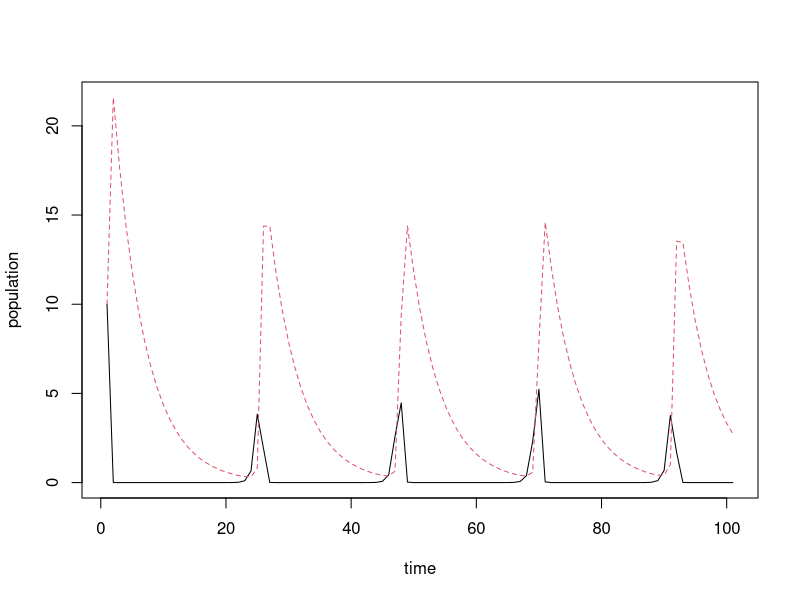
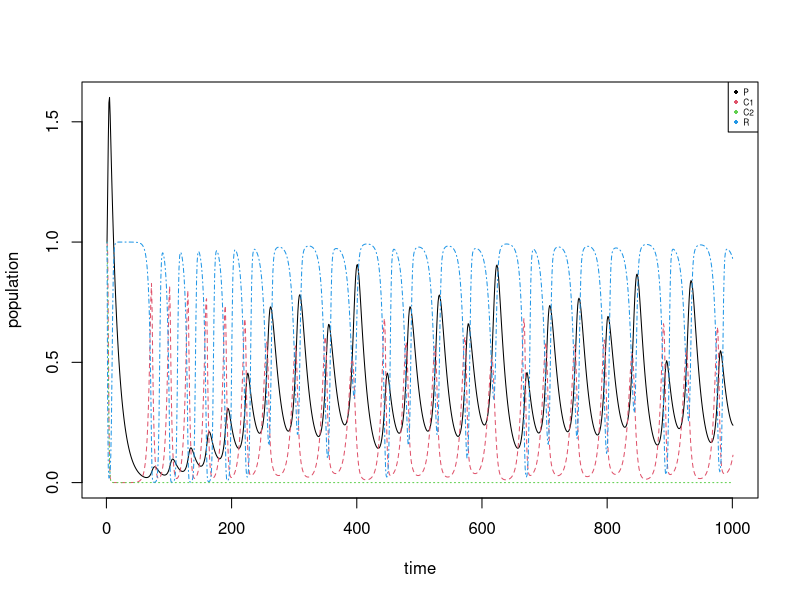

Write R code to recreate these figures, in order. (Note: this script raises an error after producing the figures.)
## ---- chunk 1
library(tidyverse); library(deSolve)
## ---- chunk 2
LotVmod <- function (Time, State, Pars) {
    with(as.list(c(State, Pars)), {
        dx = x*(alpha - beta*y)
        dy = -y*(gamma - delta*x)
        return(list(c(dx, dy)))
    })
}
 
Pars <- c(alpha = 2, beta = .5, gamma = .2, delta = .6)
State <- c(x = 10, y = 10)
Time <- seq(0, 100, by = 1)
 
out <- as.data.frame(ode(func = LotVmod, y = State, parms = Pars, times = Time))
 
matplot(out[,-1], type = "l", xlab = "time", ylab = "population")
## ---- chunk 3
VassFox <- function (Time, State, Pars) {
    with(as.list(c(State, Pars)), {
      #M_C1_j = M_C1_0 * exp()
      #M_C2_j = M_C2_0 * exp()
      
      dP = - (M_P * P) + ( ( (J_P * P) * ( (O_P_C1 * C1) + ( (1 - O_P_C1) * C2) ) ) / ( (O_P_C1 * C1) + ((1 - O_P_C1) * C2) + C_0) ) 
      dC1 = - (M_C1_0 * C1) + ( (O_C1_R * J_C1 * C1 * R) / (R + R_0_1) ) - ( (O_P_C1 * J_P * P * C1) / ( (O_P_C1 * C1) + ((1 - O_P_C1) * C2) + C_0) )
      dC2 = - (M_C2_0 * C2) + ( (O_C2_R * J_C2 * C2 * R) / (R + R_0_2) ) - ( (O_P_C1 * J_P * P * C2) / ( (O_P_C1 * C1) + ((1 - O_P_C1) * C2) + C_0) )
      dR = r * R * (1 - (R / K)) - ( (O_C1_R * J_C1 * C1 * R) / (R + R_0_1) ) - ( (O_C2_R * J_C2 * C2 * R) / (R + R_0_2) )
      
      return(list(c(dP, dC1, dC2, dR)))
      
    })
}


# from Table 1
pars <- c(
  # resource intrinsic rate of growth
  r = 1.0,
  # resource carrying capacity
  K = 1.0,
  # consumer 1 ingestion rate
  J_C1 = 0.8036,
  # consumer 2 ingestion rate
  J_C2 = 0.7,
  # predator ingestion rate
  J_P = 0.4,
  # medial consumer 1 mortality rate
  M_C1_0 = 0.4,
  # medial consumer 2 mortality rate
  M_C2_0 = 0.2,
  # predator mortality rate
  M_P = 0.08,
  # half saturation constant
  R_0_1 = 0.16129,
  R_0_2 = 0.9,
  C_0 = 0.5,
  # preference coefficient
  O_P_C1 = 0.92,
  O_C1_R = 1.0,
  O_C2_R = 0.98
)

State <- c(P = 1, C1 = 1, C2 = 1, R = 1)
Time <- seq(0, 1000, by = 1)
 
VF_out <- as.data.frame(ode(func = VassFox, y = State, parms = pars, times = Time))
plot.new()
matplot(VF_out[,-1], type = "l", xlab = "time", ylab = "population"); legend("topright", legend = c("P", "C1", "C2", "R"), col = 1:4, cex = 0.5, pch = 16)
## ---- chunk 4
VassFox_Cvar <- function (Time, State, Pars) {
    with(as.list(c(State, Pars)), {
      #M_C1_j = M_C1_0 * exp()
      #M_C2_j = M_C2_0 * exp()
      
      dP = - (M_P * P) + ( ( (J_P * P) * ( (O_P_C1 * C1) + ( (1 - O_P_C1) * C2) ) ) / ( (O_P_C1 * C1) + ((1 - O_P_C1) * C2) + C_0) ) 
      dC1 = - (M_C1 * C1) + ( (O_C1_R * J_C1 * C1 * R) / (R + R_0_1) ) - ( (O_P_C1 * J_P * P * C1) / ( (O_P_C1 * C1) + ((1 - O_P_C1) * C2) + C_0) )
      dC2 = - (M_C2 * C2) + ( (O_C2_R * J_C2 * C2 * R) / (R + R_0_2) ) - ( (O_P_C1 * J_P * P * C2) / ( (O_P_C1 * C1) + ((1 - O_P_C1) * C2) + C_0) )
      dR = r * R * (1 - (R / K)) - ( (O_C1_R * J_C1 * C1 * R) / (R + R_0_1) ) - ( (O_C2_R * J_C2 * C2 * R) / (R + R_0_2) )
      
      return(list(c(dP, dC1, dC2, dR)))
      
    })
}


sigma <- 0.55
ro <- 0.75

z <- matrix(data = rnorm(n = 2*1000, mean = 0, sd = 1), nrow = 2)
cholesky <- matrix(data = c(sigma^2, ro * (sigma ^2), ro * (sigma ^2), sigma ^2), 
                   nrow = 2)
g <- cholesky %*% z

eventfun <- function(t, y, M_C1_0, M_C2_0, g) {
  with (as.list(y),{
    M_C1 <- M_C1_0 * g[1,]
    M_C2 <- M_C2_0 * g[2,]
    return(c(M_C1, M_C2))
  })
}

# from Table 1
pars <- c(
  # resource intrinsic rate of growth
  r = 1.0,
  # resource carrying capacity
  K = 1.0,
  # consumer 1 ingestion rate
  J_C1 = 0.8036,
  # consumer 2 ingestion rate
  J_C2 = 0.7,
  # predator ingestion rate
  J_P = 0.4,
  # medial consumer 1 mortality rate
  M_C1_0 = 0.4,
  M_C1 = 0,
  # medial consumer 2 mortality rate
  M_C2_0 = 0.2,
  M_C2 = 0,
  # predator mortality rate
  M_P = 0.08,
  # half saturation constant
  R_0_1 = 0.16129,
  R_0_2 = 0.9,
  C_0 = 0.5,
  # preference coefficient
  O_P_C1 = 0.92,
  O_C1_R = 1.0,
  O_C2_R = 0.98
)

State <- c(P = 1, C1 = 1, C2 = 1, R = 1)
Time <- seq(0, 1000, by = 1)
eventtime <- seq(1, 1000, by = 1)
 
VF_out <- as.data.frame(ode(func = VassFox, y = State, parms = pars, times = Time,
                            events = list(func = eventfun, 
                                          time = eventtime)))
